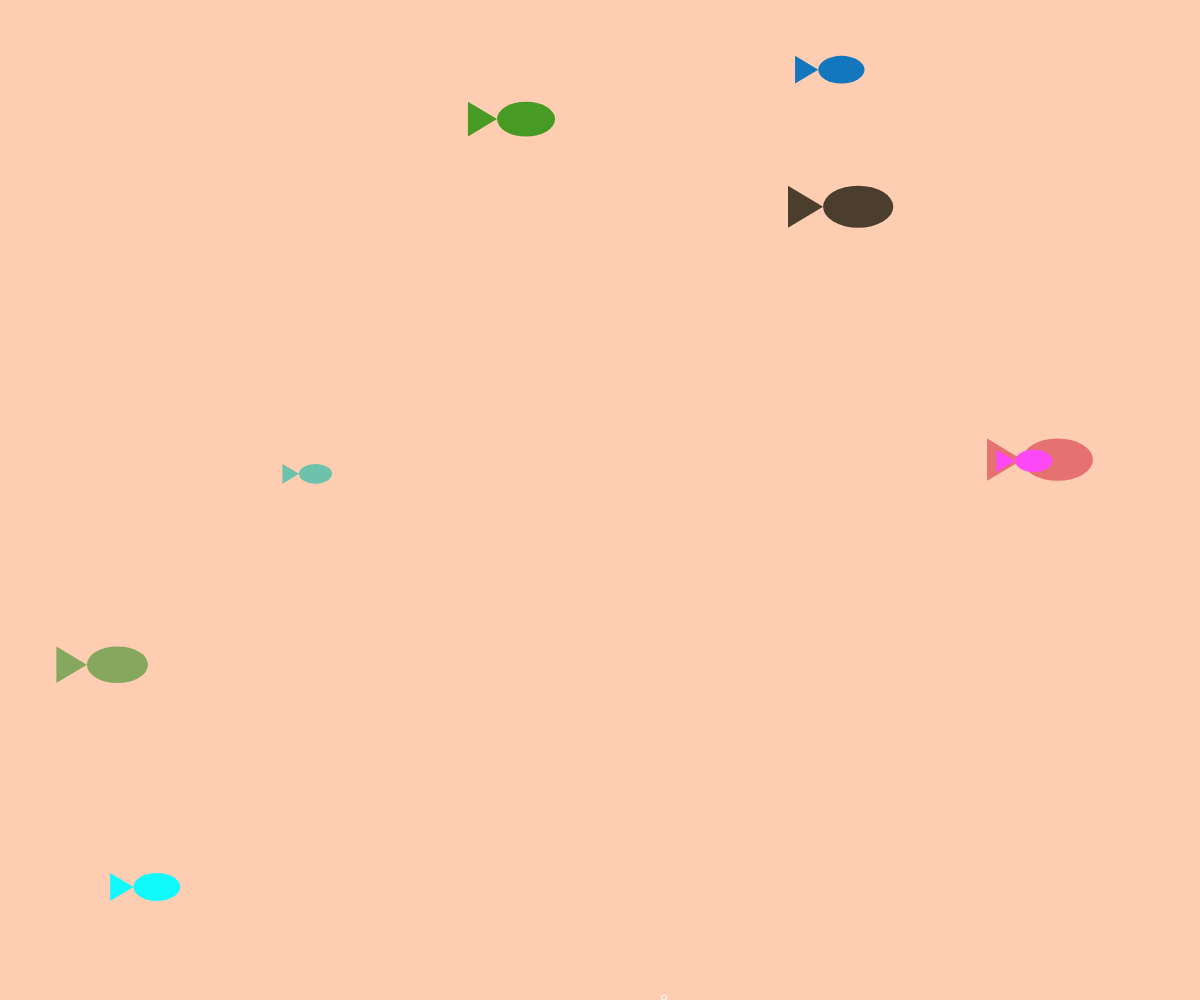
Frame 1 (no input)
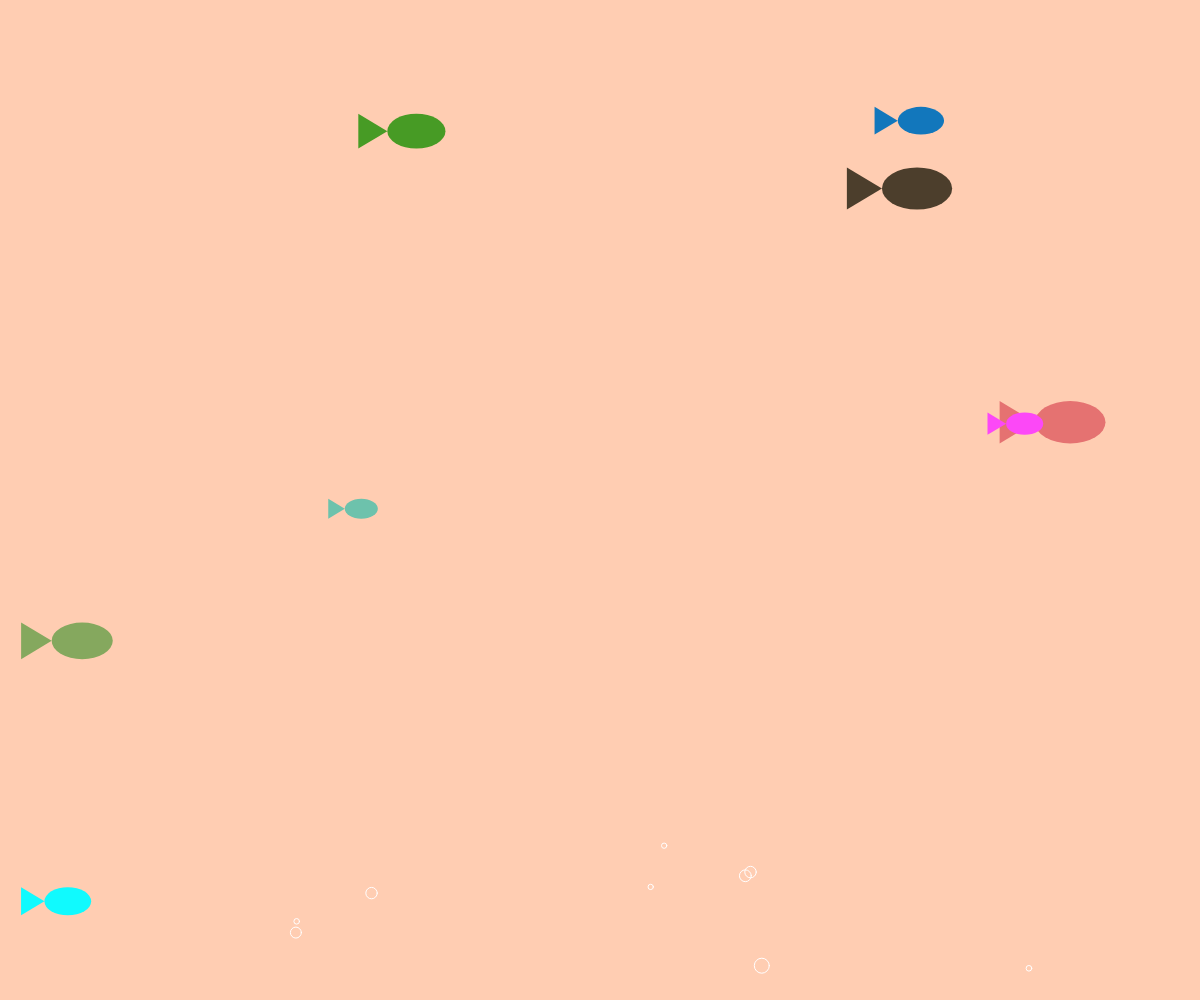
Frame 60 (no input)
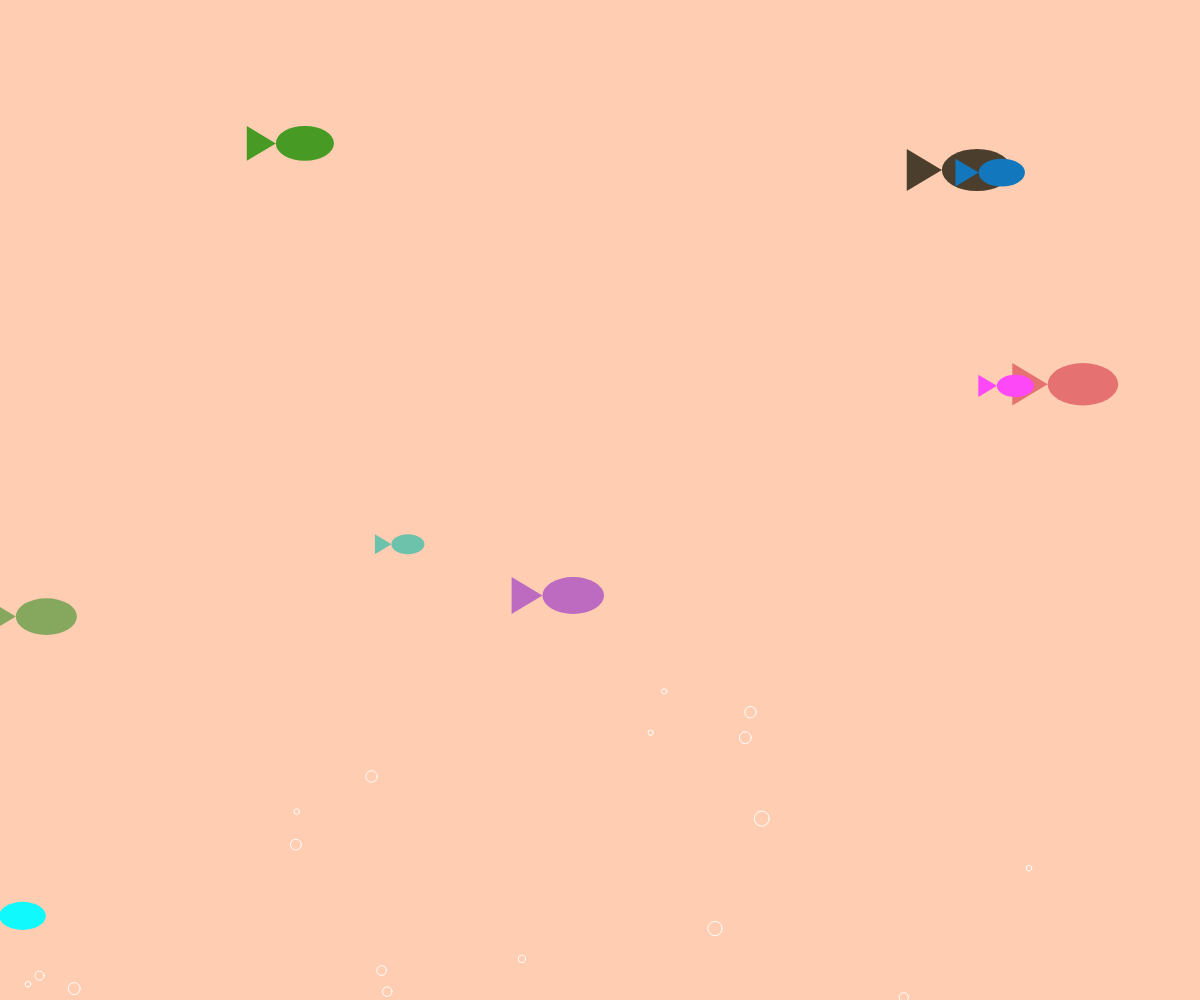
Frame 120 (the mouse pressed at the canvas centre since frame 60)

The p5.js sketch that drew these frames (run headless with seeded random() and noise() and a simulated clock; from frame 60 on, the mouse is pressed at the canvas centre):

// p5.js sketch
// ── sketch.js
let fishes = [];
let bubbles = [];

function setup() {
  createCanvas(windowWidth, windowHeight);

  // 初始魚
  for (let i = 0; i < 8; i++) {
    fishes.push(new Fish());
  }
}

function draw() {

  background("#ffcdb2");

  // 氣泡
  if (random(1) < 0.1) {
    bubbles.push(new Bubble());
  }

  for (let b of bubbles) {
    b.move();
    b.display();
  }

  // 移除消失氣泡
  bubbles = bubbles.filter(b => !b.finished());

  // 魚
  for (let f of fishes) {
    f.move();
    f.display();
  }
}

class Fish {

  constructor() {
    this.x = random(width);
    this.y = random(height);

    this.dx = random(-2,2);
    this.dy = random(-1,1);

    this.size = random(30,80);

    this.color = color(random(255),random(255),random(255));
  }

  move() {

    // 滑鼠靠近會逃跑
    let d = dist(mouseX,mouseY,this.x,this.y);

    if (d < 120) {
      this.dx += random(-0.5,0.5);
      this.dy += random(-0.5,0.5);
    }

    this.x += this.dx;
    this.y += this.dy;

    // 邊界反彈
    if (this.x < 0 || this.x > width) this.dx *= -1;
    if (this.y < 0 || this.y > height) this.dy *= -1;
  }

  display() {

    push();

    translate(this.x,this.y);

    fill(this.color);
    noStroke();

    // 魚身
    ellipse(0,0,this.size,this.size*0.6);

    // 尾巴
    triangle(
      -this.size/2,0,
      -this.size, this.size*0.3,
      -this.size,-this.size*0.3
    );

    pop();
  }
}

class Bubble {

  constructor() {
    this.x = random(width);
    this.y = height;
    this.size = random(5,15);
    this.speed = random(1,3);
  }

  move() {
    this.y -= this.speed;
  }

  display() {
    noFill();
    stroke(255);
    circle(this.x,this.y,this.size);
  }

  finished() {
    return this.y < 0;
  }

}

// 點擊生成魚
function mousePressed(){
  fishes.push(new Fish());
}
